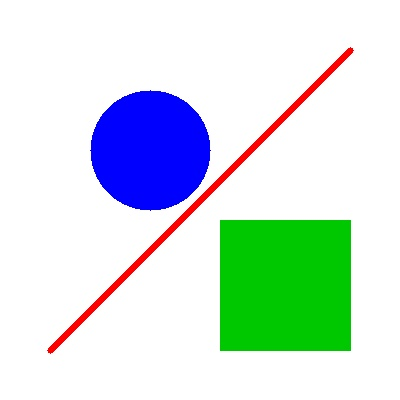
#> input picture modulo_11_computer_vision/figuras.jpg, 400 x 400 px, found by its file name
$ python Actividad23.py
#> lines starting #> are read from the running program, lines starting #| are printed output that depends on the picture; after the words box and inside, x2 and y2 are one past the last pixel; in counts of white or black regions, pixels touching at a corner belong together
import cv2
import numpy as np


#Converitr imagen a BGR
cargaImg = cv2.imread('modulo_11_computer_vision/figuras.jpg')
#> cargaImg is the input picture: shape (400, 400, 3); mean B, G, R 222.9, 226.6, 209.2
print("DImensiones de la imagen BGR (3D): ", cargaImg.shape)
#| DImensiones de la imagen BGR (3D):  (400, 400, 3)

# Convertir a escala de grises

imagenGris = cv2.cvtColor(cargaImg, cv2.COLOR_BGR2GRAY)
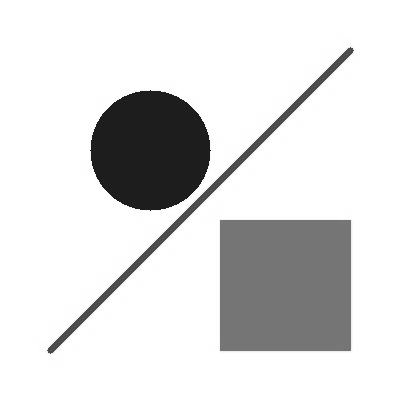
#> imagenGris: shape (400, 400); min 25, max 255, mean 220.9
print("Dimensiones en escala de grises (2D): ", imagenGris.shape)
#| Dimensiones en escala de grises (2D):  (400, 400)

# Umbralización (Thresholding)

_, binarizada = cv2.threshold(imagenGris, 200, 255, cv2.THRESH_BINARY_INV)
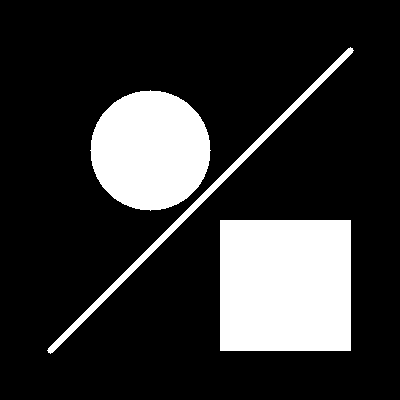
#> binarizada: shape (400, 400); 19.5% white; 3 white regions, box (x1, y1, x2, y2) and area: (220, 220, 351, 351) 17161, (90, 90, 211, 211) 11289, (47, 47, 354, 354) 2729

#Deteccion de bordes Canny

bordes = cv2.Canny(imagenGris, 100, 200)
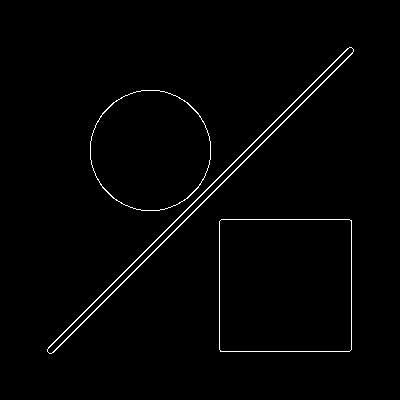
#> bordes: shape (400, 400); 1.3% white in thin lines or dots, all inside (x1, y1, x2, y2) = (47, 47, 354, 354)

# Guardar imagenes procesadas

cv2.imwrite('modulo_11_computer_vision/figuras_grises.jpg', imagenGris)
cv2.imwrite('modulo_11_computer_vision/figuras_bordes.jpg', bordes)

print("Imagenes procesadas y guardas con exito")
